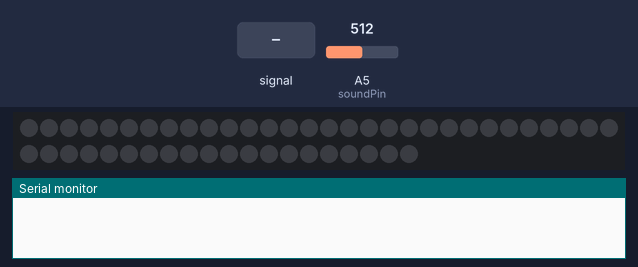
Recording of a sketch running on a simulated Arduino Zero (SAMD21). On the bench: 50 RGB LEDs in strip order, left to right, continuing on the next row, the last lines printed to the serial monitor. The test bench sets the inputs (shaded band); at power-on: A5 (soundPin) = 512. Dim RGB values are drawn brighter than linear; random numbers use the default seed unless the sketch sets one.

Above: at 4.2 s.
4.3 s: A5 (soundPin) fed a 200 Hz sine of ±81 counts around its level
At 5.06 s:
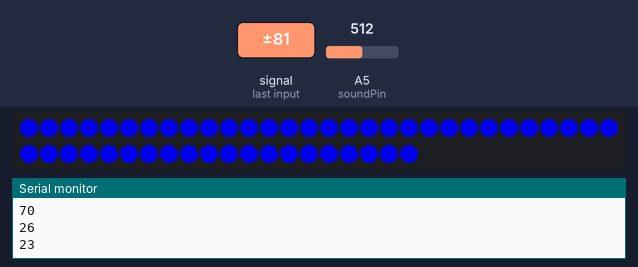
At 5.93 s:
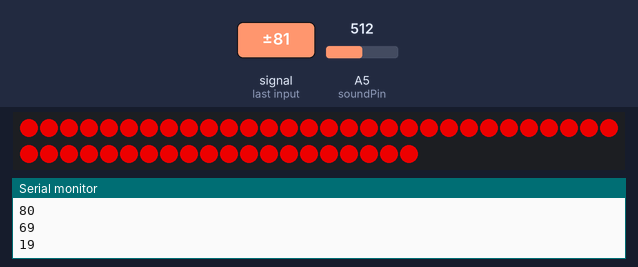
6.0 s: A5 (soundPin) set to 122
At 6.54 s:
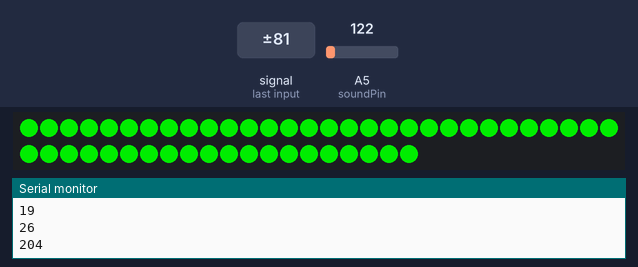

The sketch:

clap_lights.ino
```cpp
#include <FastLED.h>

// ~~~~~ Pick your colours here! ~~~~~

uint8_t set1[3] = {255,0,0};
uint8_t set2[3] = {0,255,0};
uint8_t set3[3] = {0,0,255};
uint8_t loudness = 20;

// ~~~~~ No need to change anything else ~~~~~

#define LEDPIN      A2
#define COLOR_ORDER RGB
#define CHIPSET     WS2811
#define NUM_LEDS    50

uint16_t brightness = 200;

CRGB leds[NUM_LEDS];

uint8_t soundPin = A5;
uint16_t soundVal;
uint16_t l_soundVal;

uint8_t selector;
uint8_t fade;


void setup() {
  SerialUSB.begin(115200);
  delay(3000);
  FastLED.addLeds<CHIPSET, LEDPIN, COLOR_ORDER>(leds, NUM_LEDS).setCorrection(TypicalLEDStrip);
  FastLED.setBrightness(brightness);
}

void loop() {
  static uint16_t tracker;

  soundVal = analogRead(soundPin);
  if(brightness == 0 && soundVal > (l_soundVal + loudness) || soundVal < (l_soundVal - loudness)) {
    if(l_soundVal > soundVal) {
      fade = (l_soundVal-soundVal)/2;
    }
    else {
      fade = (soundVal-l_soundVal)/2;
    }
    SerialUSB.println(fade);

    l_soundVal = soundVal;
    brightness = 200;
    selector = random(3);
    if(selector == 0) {
      for(uint8_t n = 0; n < NUM_LEDS; n++) {
        leds[n] = CRGB(set1[0], set1[1], set1[2]);
      }
      FastLED.show();
    }
    else if(selector == 1) {
      for(uint8_t n = 0; n < NUM_LEDS; n++) {
        leds[n] = CRGB(set2[0], set2[1], set2[2]);
      }
      FastLED.show();
    }
    else if(selector == 2) {
      for(uint8_t n = 0; n < NUM_LEDS; n++) {
        leds[n] = CRGB(set3[0], set3[1], set3[2]);
      }
      FastLED.show();
    }
  }

  if(brightness > 0) {
    brightness--;
    FastLED.setBrightness(brightness);
    FastLED.show();
    delay(fade);
    l_soundVal = soundVal;
  }

}
```

Measured:
- after the input at 4.3 s, the LEDs: first change at once (image 1 shows a later state)
